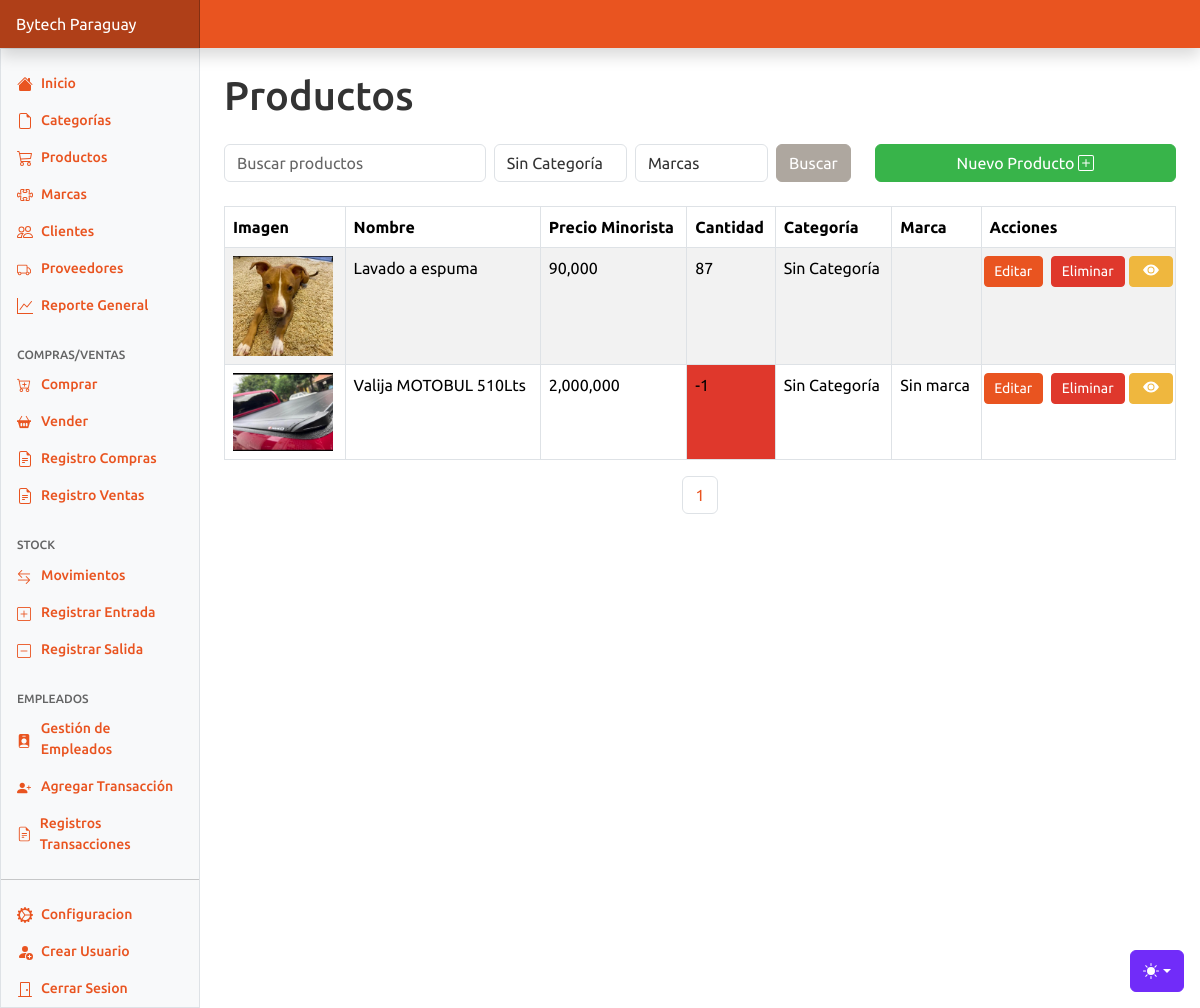
Screenshot of /productos.php?category=4 (signed in) with the database file from the repository.
### tables this page shows
CREATE TABLE `productos` (
  `id` int(11) NOT NULL,
  `nombre` varchar(255) NOT NULL,
  `descripcion` text DEFAULT NULL,
  `imagen` varchar(255) DEFAULT NULL,
  `costo` decimal(10,2) NOT NULL,
  `precioMayorista` decimal(10,2) NOT NULL,
  `precioMinorista` decimal(10,2) NOT NULL,
  `cantidad` int(11) NOT NULL,
  `categoria_id` int(11) DEFAULT NULL,
  `marca_id` int(11) DEFAULT NULL
);

CREATE TABLE `categorias` (
  `id` int(11) NOT NULL,
  `nombre` varchar(100) NOT NULL,
  `descripcion` text DEFAULT NULL
);

CREATE TABLE `marcas` (
  `id` int(11) NOT NULL,
  `nombre` varchar(100) NOT NULL,
  `descripcion` text DEFAULT NULL
);

### productos.php (the view, shortened to what this page needs)
<?php
require "config/start.php";
$search = $_GET['search'] ?? '';
$category = $_GET['category'] ?? '';
$page = $_GET['page'] ?? 1;
$limit = 12;
$offset = ($page - 1) * $limit;
$sql_count = "SELECT COUNT(*)
              FROM productos p
              LEFT JOIN categorias c ON p.categoria_id = c.id
              WHERE p.nombre LIKE ?";
$params_count = ["%$search%"];
if ($category) {
    $sql_count .= " AND p.categoria_id = ?";
    $params_count[] = $category;
}
$stmt_count = $pdo->prepare($sql_count);
$stmt_count->execute($params_count);
$total_products = $stmt_count->fetchColumn();
$total_pages = ceil($total_products / $limit);
$sql = "SELECT p.*, c.nombre as categoria_nombre, m.nombre as marca_nombre
        FROM productos p
        LEFT JOIN categorias c ON p.categoria_id = c.id
        LEFT JOIN marcas m ON p.marca_id = m.id
        WHERE p.nombre LIKE ?";
$params = ["%$search%"];
if ($category) {
    $sql .= " AND p.categoria_id = ?";
    $params[] = $category;
}
$sql .= " LIMIT $limit OFFSET $offset";
$stmt = $pdo->prepare($sql);
$stmt->execute($params);
$productos = $stmt->fetchAll(PDO::FETCH_ASSOC);
?>
<!DOCTYPE html>
<html lang="es">
<head>
    <?php include 'components/head.php'?>
</head>
<body>
<?php include 'components/header.php'?>
<main class="col-md-9 ms-sm-auto col-lg-10 px-md-4">
    <h1 class="my-4">Productos</h1>
    <div class="row mb-4">
        <div class="col-12 col-md-8">
        <form class="d-flex" method="get" action="productos.php">
    <input class="form-control me-2 w-50" type="text" name="search" placeholder="Buscar productos" value="<?= htmlspecialchars($search) ?>">
    <select class="form-control me-2 w-25" name="category">
        <?php
        $stmt = $pdo->query("SELECT id, nombre FROM categorias");
        while ($row = $stmt->fetch(PDO::FETCH_ASSOC)) {
            $selected = ($row['id'] == $category) ? 'selected' : '';
            echo "<option value=\"{$row['id']}\" $selected>{$row['nombre']}</option>";
        }
        ?>
    </select>
    <select class="form-control me-2 w-25" name="marca">
        <option value="">Marcas</option>
    </select>
    <input class="btn btn-secondary" type="submit" value="Buscar">
</form>
        </div>
        <div class="col-12 col-md-4 mt-2 mt-md-0 text-md-end">
            <button type="button" data-bs-toggle="modal" data-bs-target="#exampleModal" class="btn btn-success w-100 w-md-auto">Nuevo Producto </button>
        </div>
    </div>
    <div class="table-responsive">
        <table class="table table-striped table-bordered">
            <thead>
                <tr>
                    <th>Imagen</th>
                    <th>Nombre</th>
                    <th>Precio Minorista</th>
                    <th>Cantidad</th>
                    <th class="d-none d-sm-table-cell">Categoría</th>
                    <th>Marca</th>
                    <th>Acciones</th>
                </tr>
            </thead>
            <tbody class="h-100">
                <?php foreach ($productos as $producto): ?>
                <tr>
                    <td>
                        <?php if ($producto['imagen']): ?>
                        <img src="uploads/<?= $producto['imagen'] ?>" alt="<?= $producto['nombre'] ?>" class="img-fluid" style="width: 100px;">
                        <?php endif; ?>
                    </td>
                    <td><?= $producto['nombre'] ?></td>
                    <td><?= number_format($producto['precioMinorista'], 0); ?></td>
                    <td class="<?= $producto['cantidad'] < 0 ? 'bg-danger' : ($producto['cantidad'] == 0 ? 'bg-warning' : '') ?>">
    <?= $producto['cantidad'] ?>
</td>
                    <td class="d-none d-sm-table-cell"><?= $producto['categoria_nombre'] ?></td>
                    <td><?= $producto['marca_nombre'] ?></td>
                    <td>
                        <div class="d-flex justify-content-center align-items-center h-100">
                            <button class="btn btn-primary btn-sm col-md-4" data-bs-toggle="modal" data-bs-target="#editModal" data-id="<?= $producto['id'] ?>" data-nombre="<?= $producto['nombre'] ?>" data-descripcion="<?= $producto['descripcion'] ?>" data-costo="<?= number_format($producto['costo'], 0) ?>" data-precio-mayorista="<?= number_format($producto['precioMayorista'], 0 ) ?>" data-precio-minorista="<?= number_format($producto['precioMinorista'], 0) ?>" data-cantidad="<?= $producto['cantidad'] ?>" data-categoria-id="<?= $producto['categoria_id'] ?>" data-marca-id="<?= $producto['marca_id']?>" data-imagen="<?= $producto['imagen'] ?>">Editar</button>
                            <button class="btn btn-danger btn-sm ms-2 col-md-5" data-bs-toggle="modal" data-bs-target="#deleteModal" data-id="<?= $producto['id'] ?>">Eliminar</button>
                            <button class="btn btn-warning btn-sm ms-1 col-md-3" data-bs-toggle="modal" data-bs-target="#viewModal" data-nombre="<?= $producto['nombre'] ?>" data-descripcion="<?= $producto['descripcion'] ?>" data-costo="<?= number_format($producto['costo'], 0) ?>" data-precio-mayorista="<?= number_format($producto['precioMayorista'], 0) ?>" data-precio-minorista="<?= number_format($producto['precioMinorista'], 0) ?>" data-cantidad="<?= $producto['cantidad'] ?>" data-categoria-nombre="<?= $producto['categoria_nombre'] ?>" data-imagen="uploads/<?= $producto['imagen'] ?>"><svg xmlns="http://www.w3.org/2000/svg" width="16" height="16" fill="currentColor" class="bi bi-eye-fill" viewBox="0 0 16 16">
  <path d="M10.5 8a2.5 2.5 0 1 1-5 0 2.5 2.5 0 0 1 5 0"/>
  <path d="M0 8s3-5.5 8-5.5S16 8 16 8s-3 5.5-8 5.5S0 8 0 8m8 3.5a3.5 3.5 0 1 0 0-7 3.5 3.5 0 0 0 0 7"/>
</svg></button>
                        </div>
                    </td>
                </tr>
                <?php endforeach; ?>
            </tbody>
        </table>
    </div>
    <div class="d-flex justify-content-center">
        <ul class="pagination">
            <?php for ($i = 1; $i <= $total_pages; $i++): ?>
            <li class="page-item"><a class="page-link" href="?search=<?= htmlspecialchars($search) ?>&page=<?= $i ?>"><?= $i ?></a></li>
            <?php endfor; ?>
        </ul>
    </div>
</main>
<?php include 'components/footer.php'?>
</body>
</html>

### components/dashboard.css (style rules this page uses)
.bi { display: inline-block; width: 1rem; height: 1rem; }

### components/head.php (style rules this page uses)
.bi { vertical-align: -.125em; fill: currentColor; }

### rows the page displays
productos: imagen (picture), nombre "Lavado a espuma", precioMinorista "90,000", cantidad "87", categoria.nombre "Sin Categoría"
productos: imagen (picture), nombre "Valija MOTOBUL 510Lts", precioMinorista "2,000,000", cantidad "-1", categoria.nombre "Sin Categoría", marca.nombre "Sin marca"

### other values shown
form field category "Sin Categoría"
